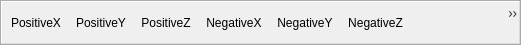
<?xml version="1.0" encoding="UTF-8"?>
<ui version="4.0">
 <class>igwCameraToolBar</class>
 <widget class="QToolBar" name="igwCameraToolBar">
  <property name="geometry">
   <rect>
    <x>0</x>
    <y>0</y>
    <width>521</width>
    <height>45</height>
   </rect>
  </property>
  <property name="windowTitle">
   <string>Form</string>
  </property>
  <property name="whatsThis">
   <string>&lt;html&gt;&lt;head/&gt;&lt;body&gt;&lt;p&gt;toolbar&lt;/p&gt;&lt;/body&gt;&lt;/html&gt;</string>
  </property>
  <action name="actionPositiveX">
   <property name="icon">
    <iconset resource="../res.qrc">
     <normaloff>:/igwWidgets/Icons/Widgets/Resources/Icons/igwXPlus.png</normaloff>:/igwWidgets/Icons/Widgets/Resources/Icons/igwXPlus.png</iconset>
   </property>
   <property name="text">
    <string>PositiveX</string>
   </property>
   <property name="toolTip">
    <string>设置视图方向为+X</string>
   </property>
  </action>
  <action name="actionPositiveY">
   <property name="icon">
    <iconset resource="../res.qrc">
     <normaloff>:/igwWidgets/Icons/Widgets/Resources/Icons/igwYPlus.png</normaloff>:/igwWidgets/Icons/Widgets/Resources/Icons/igwYPlus.png</iconset>
   </property>
   <property name="text">
    <string>PositiveY</string>
   </property>
   <property name="toolTip">
    <string>设置视图方向为+Y</string>
   </property>
  </action>
  <action name="actionNegativeY">
   <property name="icon">
    <iconset resource="../res.qrc">
     <normaloff>:/igwWidgets/Icons/Widgets/Resources/Icons/igwYMinux.png</normaloff>:/igwWidgets/Icons/Widgets/Resources/Icons/igwYMinux.png</iconset>
   </property>
   <property name="text">
    <string>NegativeY</string>
   </property>
   <property name="toolTip">
    <string>设置视图方向为-Y</string>
   </property>
  </action>
  <action name="actionNegativeX">
   <property name="icon">
    <iconset resource="../res.qrc">
     <normaloff>:/igwWidgets/Icons/Widgets/Resources/Icons/igwXMinux.png</normaloff>:/igwWidgets/Icons/Widgets/Resources/Icons/igwXMinux.png</iconset>
   </property>
   <property name="text">
    <string>NegativeX</string>
   </property>
   <property name="toolTip">
    <string>设置视图方向为-X</string>
   </property>
  </action>
  <action name="actionPositiveZ">
   <property name="icon">
    <iconset resource="../res.qrc">
     <normaloff>:/igwWidgets/Icons/Widgets/Resources/Icons/igwZPlus.png</normaloff>:/igwWidgets/Icons/Widgets/Resources/Icons/igwZPlus.png</iconset>
   </property>
   <property name="text">
    <string>PositiveZ</string>
   </property>
   <property name="toolTip">
    <string>设置视图方向为+Z</string>
   </property>
  </action>
  <action name="actionNegativeZ">
   <property name="icon">
    <iconset resource="../res.qrc">
     <normaloff>:/igwWidgets/Icons/Widgets/Resources/Icons/igwZMinux.png</normaloff>:/igwWidgets/Icons/Widgets/Resources/Icons/igwZMinux.png</iconset>
   </property>
   <property name="text">
    <string>NegativeZ</string>
   </property>
   <property name="toolTip">
    <string>设置视图方向为-Z</string>
   </property>
  </action>
  <action name="actionCameraZoomin">
   <property name="icon">
    <iconset resource="../res.qrc">
     <normaloff>:/igwWidgets/Icons/Widgets/Resources/Icons/igwxCameraZoomIn.png</normaloff>:/igwWidgets/Icons/Widgets/Resources/Icons/igwxCameraZoomIn.png</iconset>
   </property>
   <property name="text">
    <string>CameraZoomin</string>
   </property>
   <property name="toolTip">
    <string>放大</string>
   </property>
  </action>
  <action name="actionCameraZoomOut">
   <property name="icon">
    <iconset resource="../res.qrc">
     <normaloff>:/igwWidgets/Icons/Widgets/Resources/Icons/igwCameraZoomOut.png</normaloff>:/igwWidgets/Icons/Widgets/Resources/Icons/igwCameraZoomOut.png</iconset>
   </property>
   <property name="text">
    <string>CameraZoomOut</string>
   </property>
   <property name="toolTip">
    <string>缩小</string>
   </property>
  </action>
  <action name="actionZoomToBox">
   <property name="checkable">
    <bool>true</bool>
   </property>
   <property name="icon">
    <iconset resource="../res.qrc">
     <normaloff>:/igwWidgets/Icons/Widgets/Resources/Icons/igwZoomToBox.png</normaloff>:/igwWidgets/Icons/Widgets/Resources/Icons/igwZoomToBox.png</iconset>
   </property>
   <property name="text">
    <string>ZoomToBox</string>
   </property>
   <property name="toolTip">
    <string>框选放大</string>
   </property>
  </action>
  <action name="actionResetCamera">
   <property name="icon">
    <iconset resource="../res.qrc">
     <normaloff>:/igwWidgets/Icons/Widgets/Resources/Icons/igwResetCamera.png</normaloff>:/igwWidgets/Icons/Widgets/Resources/Icons/igwResetCamera.png</iconset>
   </property>
   <property name="text">
    <string>ResetCamera</string>
   </property>
   <property name="toolTip">
    <string>重置相机</string>
   </property>
  </action>
  <action name="actionSaveScreenShot">
   <property name="icon">
    <iconset resource="../res.qrc">
     <normaloff>:/igwWidgets/Icons/Widgets/Resources/Icons/igwSavePicture.png</normaloff>:/igwWidgets/Icons/Widgets/Resources/Icons/igwSavePicture.png</iconset>
   </property>
   <property name="text">
    <string>SaveScreenShot</string>
   </property>
   <property name="toolTip">
    <string>保存场景为图片或者使用Ctrl保存到剪贴板</string>
   </property>
  </action>
  <action name="actionScreenShot">
   <property name="icon">
    <iconset resource="../res.qrc">
     <normaloff>:/igwWidgets/Icons/Widgets/Resources/Icons/igwScreenShot.png</normaloff>:/igwWidgets/Icons/Widgets/Resources/Icons/igwScreenShot.png</iconset>
   </property>
   <property name="text">
    <string>ScreenShot</string>
   </property>
   <property name="toolTip">
    <string>截取当前视图</string>
   </property>
  </action>
  <action name="actionRotateCameraClock">
   <property name="icon">
    <iconset resource="../res.qrc">
     <normaloff>:/igwWidgets/Icons/Widgets/Resources/Icons/igwRotateCameraClock.png</normaloff>:/igwWidgets/Icons/Widgets/Resources/Icons/igwRotateCameraClock.png</iconset>
   </property>
   <property name="text">
    <string>RotateCameraClock</string>
   </property>
   <property name="toolTip">
    <string>顺时针旋转摄像头</string>
   </property>
  </action>
  <action name="actionRotateCamreaCounterClock">
   <property name="icon">
    <iconset resource="../res.qrc">
     <normaloff>:/igwWidgets/Icons/Widgets/Resources/Icons/igwRotateCameraCounterClock.png</normaloff>:/igwWidgets/Icons/Widgets/Resources/Icons/igwRotateCameraCounterClock.png</iconset>
   </property>
   <property name="text">
    <string>RotateCamreaCounterClock</string>
   </property>
   <property name="toolTip">
    <string>逆时针旋转摄像头</string>
   </property>
  </action>
  <action name="actionShowAxes">
   <property name="checkable">
    <bool>true</bool>
   </property>
   <property name="checked">
    <bool>true</bool>
   </property>
   <property name="icon">
    <iconset resource="../res.qrc">
     <normaloff>:/igwWidgets/Icons/Widgets/Resources/Icons/igwAxes.png</normaloff>:/igwWidgets/Icons/Widgets/Resources/Icons/igwAxes.png</iconset>
   </property>
   <property name="text">
    <string>ShowAxes</string>
   </property>
   <property name="toolTip">
    <string>显示坐标轴</string>
   </property>
  </action>
  <addaction name="actionPositiveX"/>
  <addaction name="actionPositiveY"/>
  <addaction name="actionPositiveZ"/>
  <addaction name="actionNegativeX"/>
  <addaction name="actionNegativeY"/>
  <addaction name="actionNegativeZ"/>
  <addaction name="actionCameraZoomin"/>
  <addaction name="actionCameraZoomOut"/>
  <addaction name="actionZoomToBox"/>
  <addaction name="actionResetCamera"/>
  <addaction name="actionSaveScreenShot"/>
  <addaction name="actionScreenShot"/>
  <addaction name="actionRotateCameraClock"/>
  <addaction name="actionRotateCamreaCounterClock"/>
  <addaction name="separator"/>
  <addaction name="actionShowAxes"/>
 </widget>
 <resources>
  <include location="../res.qrc"/>
 </resources>
 <connections/>
</ui>
